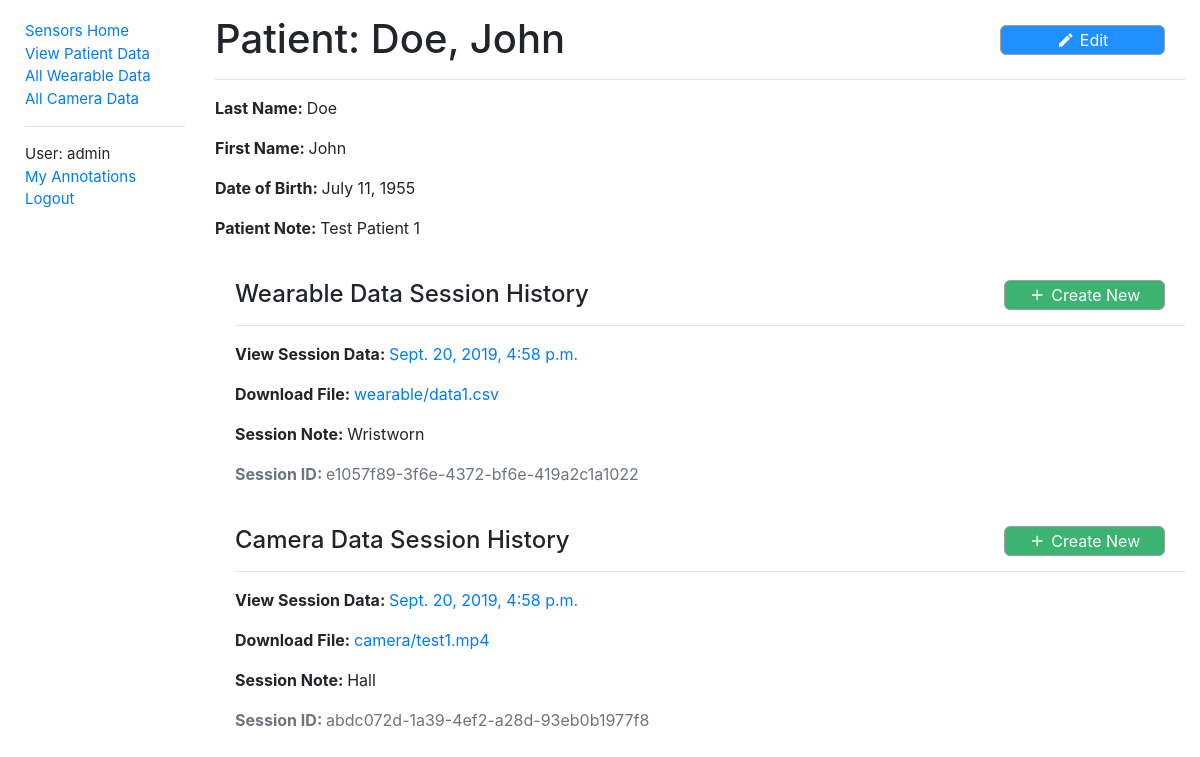
/sensors/patientdata/1 (signed in), run on the app's committed database.
### sensors/models.py (models this page shows, shortened)
class PatientData(models.Model):
    id = models.AutoField(primary_key=True)
    first_name = models.CharField(max_length=50, help_text='Patient first name')
    last_name = models.CharField(max_length=50, help_text='Patient last name')
    date_of_birth = models.DateField(help_text='Patient date of birth')
    notes = models.CharField(max_length=500, help_text='Notes regarding patient')
    class Meta:
        ordering = ['last_name']
        permissions = (("can_alter_patientdata", "Can create or edit patient data entries."),)
    def __str__(self):
        return f'{self.last_name}, {self.first_name}'

class WearableData(models.Model):
    id = models.UUIDField(primary_key=True, default=uuid.uuid4, help_text='Unique ID for this wearable data')
    patient = models.ForeignKey('PatientData', on_delete=models.CASCADE, null=True, related_name='wearables')
    filename = models.FileField(upload_to='wearable/', help_text='Wearable data file')
    time = models.DateTimeField(help_text='Session date & time')
    note = models.CharField(max_length=500, help_text='Note regarding wearable data')
    class Meta:
        ordering = ['patient', '-time']
        permissions = (("can_alter_wearabledata", "Can create or edit wearable data entries."),)

class CameraData(models.Model):
    id = models.UUIDField(primary_key=True, default=uuid.uuid4, help_text='Unique ID for this wearable data')
    patient = models.ForeignKey('PatientData', on_delete=models.CASCADE, null=True, related_name='cameras')
    filename = models.FileField(upload_to='camera/', help_text='Camera video file')
    framerate = models.CharField(
        max_length=9,
        choices=FRAME_RATES,
        default='Film',
        help_text='Video framerate',
    )
    time = models.DateTimeField(help_text='Session date & time')
    note = models.CharField(max_length=500, help_text='Note regarding camera data')
    class Meta:
        ordering = ['patient', '-time']
        permissions = (("can_alter_cameradata", "Can create or edit camera data entries."),)

### sensors/views.py (the view)
# urls.py: re_path(r'^patientdata/(?P<pk>\d+)$', views.PatientDataDetailView.as_view(), name='patientdata-detail'),
class PatientDataDetailView(LoginRequiredMixin, generic.DetailView):
    model = PatientData

### sensors/context_processors.py (called while the page is built)
def extra_context(request):
    return {'media_url': settings.MEDIA_URL}

### sensors/templates/sensors/patientdata_detail.html
{% extends "base.html" %}
{% block content %}
  <div class="titleText">
    <h1>Patient: {{ patientdata }}</h1>
    {% if perms.sensors.can_alter_patientdata %}
      <button id="edit" class="titleButton controlButtonXL editButton" data-toggle="tooltip" data-placement="bottom" data-trigger="hover"
              title="Edit Patient Data" onclick='window.location.href="{% url 'edit-patientdata' patientdata.id %}"'>
        <i class="material-icons buttonIconS">create</i>
        <span class="buttonText">Edit</span>
      </button>
    {% endif %}
  </div>
  <hr>
  <p><strong>Last Name: </strong>{{ patientdata.last_name }}</p>
  <p><strong>First Name: </strong>{{ patientdata.first_name }}</p>
  <p><strong>Date of Birth: </strong>{{ patientdata.date_of_birth }}</p>
  <p><strong>Patient Note: </strong>{{ patientdata.notes }}</p>
  <div style="margin-left:20px;margin-top:40px">
    <div class="titleText">
      <h4>Wearable Data Session History</h4>
      {% if perms.sensors.can_alter_wearabledata %}
        <button type='button' class="createNewSessionButton controlButtonXL saveButton" data-toggle="tooltip" data-placement="bottom" data-trigger="hover"
                title="Create Wearable Data" onclick='window.location.href="{% url 'create-wearabledata' patientdata.id %}"'>
          <i class="material-icons buttonIconS">add</i>
          <span class="buttonText">Create New</span>
        </button>
      {% endif %}
    </div>
    {% for wearable in patientdata.wearables.all %}
      <hr>
      <p><strong>View Session Data: </strong><a href="{% url 'wearabledata-detail' wearable.id %}">{{ wearable.time }}</a></p>
      <p><strong>Download File: </strong><a href="{{ media_url }}{{ wearable.filename }}">{{ wearable.filename }}</a></p>
      <p><strong>Session Note: </strong>{{wearable.note}}</p>
      <p class='text-muted'><strong>Session ID: </strong>{{wearable.id}}</p>
    {% empty %}
      <hr>
      <p><em>No data.</em></p>
    {% endfor %}
  </div>
  <div style="margin-left:20px;margin-top:40px">
    <div class="titleText">
      <h4>Camera Data Session History</h4>
      {% if perms.sensors.can_alter_cameradata %}
        <button type='button' class="createNewSessionButton controlButtonXL saveButton" data-toggle="tooltip" data-placement="bottom" data-trigger="hover"
                title="Create Camera Data" onclick='window.location.href="{% url 'create-cameradata' patientdata.id %}"'>
          <i class="material-icons buttonIconS">add</i>
          <span class="buttonText">Create New</span>
        </button>
      {% endif %}
    </div>
    {% for camera in patientdata.cameras.all %}
      <hr>
      <p><strong>View Session Data: </strong><a href="{% url 'cameradata-detail' camera.id %}">{{ camera.time }}</a></p>
      <p><strong>Download File: </strong><a href="{{ media_url }}{{ camera.filename }}">{{ camera.filename }}</a></p>
      <p><strong>Session Note: </strong>{{camera.note}}</p>
      <p class='text-muted'><strong>Session ID: </strong>{{camera.id}}</p>
    {% empty %}
      <hr>
      <p><em>No data.</em></p>
    {% endfor %}
  </div>
{% endblock %}

### sensors/templates/base.html (shortened to what this page needs)
<!DOCTYPE html>
<html xmlns="http://www.w3.org/1999/xhtml" lang="en-GB" xml:lang="en-GB">
<head>
  <link rel="stylesheet"
        href="https://stackpath.bootstrapcdn.com/bootstrap/4.1.3/css/bootstrap.min.css"
>
  {% load static %}
  <link rel="stylesheet"
        href="{% static 'css/styles.css' %}">
</head>
<body>
<div class="container-fluid">
  <div class="row">
    <div class="col-sm-2" style='font-size:15px;'>
      {% block sidebar %}
        <ul class="sidebar-nav">
          <li><a href="{% url 'index' %}">Sensors Home</a></li>
          {% if user.is_authenticated %}
            <li><a href="{% url 'patientdata' %}">View Patient Data</a></li>
            <li><a href="{% url 'wearabledata' %}">All Wearable Data</a></li>
            <li><a href="{% url 'cameradata' %}">All Camera Data</a></li>
            <hr>
            <li>User: {{ user.get_username }}</li>
            <li><a href="{% url 'my-annotations' %}">My Annotations</a></li>
            <li><a href="{% url 'logout'%}?next={{request.path}}">Logout</a></li>
          {% else %}
            <li><a href="{% url 'login'%}?next={{request.path}}">Login</a></li>
          {% endif %}
        </ul>
      {% endblock %}
    </div>
    <div class="col-sm-10" style=margin-top:15px;padding:10">
      {% block content %}{% endblock %}
    </div>
  </div>
</div>
</body>
</html>

### sensors/static/css/styles.css (style rules this page uses)
.sidebar-nav { margin-top: 20px; margin-left: 10px; padding: 0; list-style: none; }
.titleText { position: relative; }
.titleButton { position: absolute; right: 20px; top: 10px; }
.createNewSessionButton { position: absolute; right: 20px; top: 0; }
.buttonIconS { position: relative; font-size: 18px; vertical-align: middle; }
.controlButtonXL, .controlButtonL2, .controlButtonL3, .controlButtonL, .controlButtonM, .controlButtonS, .controlButtonXS, .dropDown, .dropDownS, .downloadFormatDropDown, .rewindTextValue, .otherText, .currentFrameText, .currentTimeText { display: table-cell; vertical-align: top; border: 1px solid #a0a0a0; }
.controlButtonXL, .controlButtonL2, .controlButtonL3, .controlButtonL, .controlButtonM, .controlButtonS { display: inline-flex; align-items: center; justify-content: center; background-color: white; height: 30px; border-radius: 6px; }
.saveButton { background-color: mediumseagreen; color: white; height: 30px; border-radius: 6px; }
.editButton { background-color: dodgerblue; color: white; }
.controlButtonXL { width: 17%; min-width: 120px; }
.buttonText { margin: 0 0 0 5px; font-size:16px; }

### data on the page
PatientData: last_name+first_name "Doe, John", last_name "Doe", first_name "John", date_of_birth "July 11, 1955", notes "Test Patient 1"
WearableData: time "Sept. 20, 2019, 4:58 p.m.", filename "wearable/data1.csv", note "Wristworn", id "e1057f89-3f6e-4372-bf6e-419a2c1a1022"
CameraData: time "Sept. 20, 2019, 4:58 p.m.", filename "camera/test1.mp4", note "Hall", id "abdc072d-1a39-4ef2-a28d-93eb0b1977f8"

### other printed values
{{ user.get_username }} "admin"
